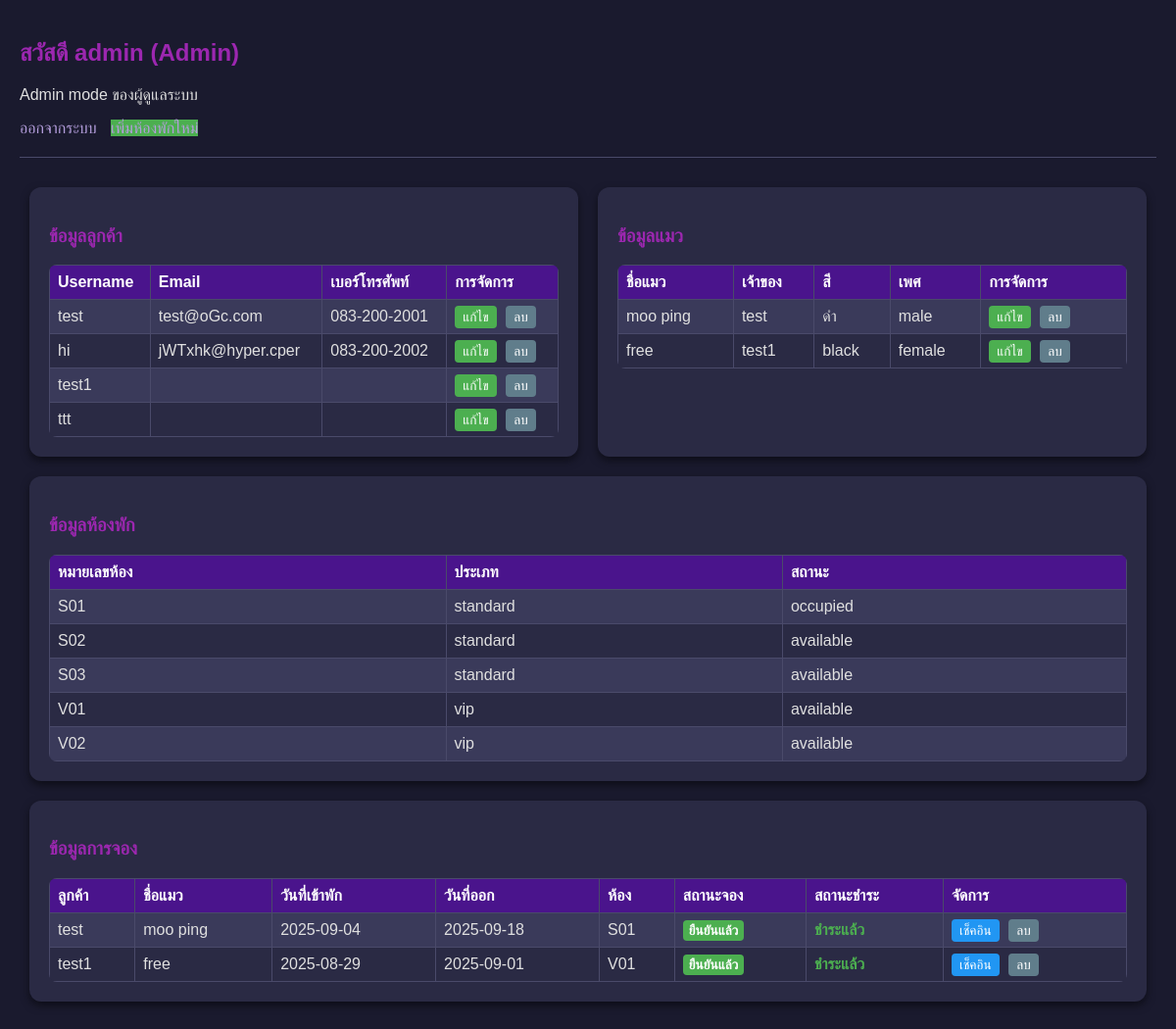
Screenshot of /admin_dashboard.php (signed in) with the database file from the repository.
### tables this page shows
CREATE TABLE `users` (
  `id` int(11) NOT NULL,
  `username` varchar(50) NOT NULL,
  `password` varchar(255) NOT NULL,
  `role` enum('user','admin') DEFAULT 'user',
  `phone` varchar(20) DEFAULT NULL,
  `email` varchar(100) DEFAULT NULL,
  `address` text DEFAULT NULL
);

CREATE TABLE `cats` (
  `id` int(11) NOT NULL,
  `user_id` int(11) NOT NULL,
  `name` varchar(100) NOT NULL,
  `color` varchar(50) DEFAULT NULL,
  `age` int(11) DEFAULT NULL,
  `gender` enum('male','female') NOT NULL
);

CREATE TABLE `rooms` (
  `id` int(11) NOT NULL,
  `room_number` varchar(50) NOT NULL,
  `room_type` enum('standard','vip') NOT NULL,
  `status` enum('available','occupied','maintenance') NOT NULL DEFAULT 'available'
);

CREATE TABLE `reservations` (
  `id` int(11) NOT NULL,
  `customer_id` int(11) NOT NULL,
  `cat_id` int(11) NOT NULL,
  `room_id` int(11) NOT NULL,
  `date_from` date NOT NULL,
  `date_to` date NOT NULL,
  `total_cost` decimal(10,2) NOT NULL DEFAULT 0.00,
  `paid` tinyint(1) NOT NULL DEFAULT 0,
  `status` enum('pending','pending_approval','confirmed','cancelled','completed') NOT NULL DEFAULT 'pending',
  `checkin_code` varchar(10) DEFAULT NULL,
  `check_in` tinyint(1) NOT NULL DEFAULT 0,
  `check_out` tinyint(1) NOT NULL DEFAULT 0
);

### admin_dashboard.php (the view, shortened to what this page needs)
<?php
$servername = "localhost";
$username = "root";
$password = "";
$dbname = "cathotel_db";
$conn = new mysqli($servername, $username, $password, $dbname);
function getCustomers($conn) {
    $sql = "SELECT id, username, email, phone FROM users WHERE role='user'";
    $res = $conn->query($sql);
    return $res->fetch_all(MYSQLI_ASSOC);
}
function getCats($conn) {
    $sql = "SELECT c.id, c.name, c.color, c.age, c.gender, u.username as owner_name
            FROM cats c JOIN users u ON c.user_id = u.id";
    $res = $conn->query($sql);
    return $res->fetch_all(MYSQLI_ASSOC);
}
function getReservations($conn) {
    $sql = "SELECT
                r.id,
                u.username as customer_name,
                c.name as cat_name,
                r.date_from,
                r.date_to,
                ro.room_number,
                r.paid,
                r.total_cost,
                r.status,
                r.check_in,
                r.check_out,
                ro.id as room_id
            FROM reservations r
            JOIN users u ON r.customer_id = u.id
            JOIN cats c ON r.cat_id = c.id
            LEFT JOIN rooms ro ON r.room_id = ro.id
            ORDER BY r.date_from DESC";
    $res = $conn->query($sql);
    return $res->fetch_all(MYSQLI_ASSOC);
}
$customers = getCustomers($conn);
$cats = getCats($conn);
$reservations = getReservations($conn);
$rooms = $conn->query("SELECT * FROM rooms ORDER BY room_number")->fetch_all(MYSQLI_ASSOC);
?>
<!DOCTYPE html>
<html lang="th">
<head>
</head>
<body>
<h2>สวัสดี <?php echo htmlspecialchars($_SESSION['username']); ?> (Admin)</h2>
<p>Admin mode ของผู้ดูแลระบบ</p>
<a href="logout.php">ออกจากระบบ</a>
<a href="admin_add_room.php" class="approve" style="margin-left: 10px;">เพิ่มห้องพักใหม่</a>
<hr>
<div class="dashboard-container">
    <div class="section">
        <h3>ข้อมูลลูกค้า</h3>
        <table>
            <thead><tr><th>Username</th><th>Email</th><th>เบอร์โทรศัพท์</th><th>การจัดการ</th></tr></thead>
            <tbody>
                <?php if(!empty($customers)): foreach($customers as $c): ?>
                    <tr>
                        <td><?php echo htmlspecialchars($c['username']); ?></td>
                        <td><?php echo htmlspecialchars($c['email']); ?></td>
                        <td><?php echo htmlspecialchars($c['phone']); ?></td>
                        <td class="actions">
                            <a href="admin_gm/edit_customer.php?id=<?php echo $c['id']; ?>" class="approve">แก้ไข</a>
                            <a href="admin_gm/delete_customer.php?id=<?php echo $c['id']; ?>" class="delete" onclick="return confirm('คุณต้องการลบข้อมูลลูกค้ารายนี้หรือไม่?');">ลบ</a>
                        </td>
                    </tr>
                <?php endforeach; else: ?>
                    <tr><td colspan="4">ไม่มีข้อมูลลูกค้า</td></tr>
                <?php endif; ?>
            </tbody>
        </table>
    </div>
    <div class="section">
        <h3>ข้อมูลแมว</h3>
        <table>
            <thead><tr><th>ชื่อแมว</th><th>เจ้าของ</th><th>สี</th><th>เพศ</th><th>การจัดการ</th></tr></thead>
            <tbody>
                <?php if(!empty($cats)): foreach($cats as $cat): ?>
                    <tr>
                        <td><?php echo htmlspecialchars($cat['name']); ?></td>
                        <td><?php echo htmlspecialchars($cat['owner_name']); ?></td>
                        <td><?php echo htmlspecialchars($cat['color']); ?></td>
                        <td><?php echo htmlspecialchars($cat['gender']); ?></td>
                        <td class="actions">
                            <a href="admin_gm/edit_cat.php?id=<?php echo $cat['id']; ?>" class="approve">แก้ไข</a>
                            <a href="admin_gm/delete_cat.php?id=<?php echo $cat['id']; ?>" class="delete" onclick="return confirm('คุณต้องการลบข้อมูลแมวตัวนี้หรือไม่?');">ลบ</a>
                        </td>
                    </tr>
                <?php endforeach; else: ?>
                    <tr><td colspan="5">ไม่มีข้อมูลแมว</td></tr>
                <?php endif; ?>
            </tbody>
        </table>
    </div>
    <div class="section">
        <h3>ข้อมูลห้องพัก</h3>
        <table>
            <thead><tr><th>หมายเลขห้อง</th><th>ประเภท</th><th>สถานะ</th></tr></thead>
            <tbody>
                <?php if(!empty($rooms)): foreach($rooms as $room): ?>
                    <tr>
                        <td><?php echo htmlspecialchars($room['room_number']); ?></td>
                        <td><?php echo htmlspecialchars($room['room_type']); ?></td>
                        <td><?php echo htmlspecialchars($room['status']); ?></td>
                    </tr>
                <?php endforeach; else: ?>
                    <tr><td colspan="3">ไม่มีข้อมูลห้องพัก</td></tr>
                <?php endif; ?>
            </tbody>
        </table>
    </div>
    <div class="section full-width-section">
        <h3>ข้อมูลการจอง</h3>
        <table>
            <thead>
                <tr>
                    <th>ลูกค้า</th><th>ชื่อแมว</th><th>วันที่เข้าพัก</th><th>วันที่ออก</th>
                    <th>ห้อง</th><th>สถานะจอง</th><th>สถานะชำระ</th><th>จัดการ</th>
                </tr>
            </thead>
            <tbody>
                <?php if(!empty($reservations)): foreach($reservations as $res): ?>
                    <tr>
                        <td><?php echo htmlspecialchars($res['customer_name']); ?></td>
                        <td><?php echo htmlspecialchars($res['cat_name']); ?></td>
                        <td><?php echo htmlspecialchars($res['date_from']); ?></td>
                        <td><?php echo htmlspecialchars($res['date_to']); ?></td>
                        <td><?php echo htmlspecialchars($res['room_number'] ?? '-'); ?></td>
                        <td>
                            <?php
                                $status = $res['status'] ?? 'pending';
                                $labels = ['pending'=>'รอชำระเงิน','pending_approval'=>'รออนุมัติ','confirmed'=>'ยืนยันแล้ว','cancelled'=>'ยกเลิก'];
                                echo "<span class='status-badge {$status}'>".($labels[$status] ?? 'ไม่ทราบ')."</span>";
                            ?>
                        </td>
                        <td>
                            <span style="color: <?php echo (int)$res['paid'] === 1 ? '#4caf50' : '#f44336'; ?>; font-weight: bold;">
                                <?php echo (int)$res['paid'] === 1 ? 'ชำระแล้ว' : 'ยังไม่ชำระ'; ?>
                            </span>
                        </td>
                        <td class="actions">
                            <?php if($res['status']==='pending_approval'): ?>
                                <form method="POST" style="display:inline-block;">
                                    <input type="hidden" name="action" value="approve">
                                    <input type="hidden" name="reservation_id" value="<?php echo $res['id']; ?>">
                                    <button type="submit" class="approve">อนุมัติ</button>
                                </form>
                                <form method="POST" style="display:inline-block;">
                                    <input type="hidden" name="action" value="reject">
                                    <input type="hidden" name="reservation_id" value="<?php echo $res['id']; ?>">
                                    <button type="submit" class="reject">ปฏิเสธ</button>
                                </form>
                            <?php elseif($res['status']==='confirmed' && !$res['check_in']): ?>
                                <a href="admin_gm/admin_checkin.php?reservation_id=<?php echo $res['id']; ?>&room_id=<?php echo $res['room_id']; ?>" class="checkin">เช็คอิน</a>
                            <?php elseif($res['check_in'] && !$res['check_out']): ?>
                                <a href="admin_checkout.php?reservation_id=<?php echo $res['id']; ?>&room_id=<?php echo $res['room_id']; ?>" class="checkout">เช็คเอาท์</a>
                            <?php endif; ?>
                            <a href="admin_gm/delete_reservation.php?id=<?php echo $res['id']; ?>" class="delete" onclick="return confirm('คุณต้องการลบข้อมูลการจองนี้หรือไม่?');">ลบ</a>
                        </td>
                    </tr>
                <?php endforeach; else: ?>
                    <tr><td colspan="8">ไม่มีข้อมูลการจอง</td></tr>
                <?php endif; ?>
            </tbody>
        </table>
    </div>
</div>
</body>
</html>

### admin_dashboard.php (style rules this page uses)
body { font-family: Arial, sans-serif; margin: 0; padding: 20px; background-color: #1a1a2e; color: #e0e0e0; }
h2, h3 { color: #9c27b0; }
a { color: #b39ddb; text-decoration:none; }
hr { border:0; height:1px; background-color:#4a4a6a; margin:20px 0; }
.dashboard-container { display:flex; flex-wrap:wrap; justify-content:space-around; }
.section { background-color: #2a2a44; padding:20px; border-radius:12px; margin:10px; flex:1 1 30%; box-shadow: 0 4px 8px rgba(0,0,0,0.5); }
.full-width-section { flex: 1 1 100%; }
table { width:100%; border-collapse:collapse; margin-top:10px; border-radius:8px; overflow:hidden; }
th, td { border:1px solid #4a4a6a; padding:8px; text-align:left; }
th { background-color:#4a148c; color:white; font-weight:bold; }
td { background-color:#3a3a5a; }
tr:nth-child(even) td { background-color:#2a2a44; }
.actions a, .actions button { margin-right:5px; padding:4px 8px; border:none; border-radius:4px; font-size:0.85em; cursor:pointer; text-decoration:none; color:white; }
.approve { background-color:#4caf50; }
.checkin { background-color:#2196f3; }
.delete { background-color:#607d8b; }
.status-badge { padding:3px 6px; border-radius:4px; color:white; font-size:0.85em; font-weight:bold; }
.confirmed { background-color:#4caf50; }

### rows the page displays
users: username "test", email "test@oGc.com", phone "083-200-2001"
users: username "hi", email "jWTxhk@hyper.cper", phone "083-200-2002"
users: username "test1"
users: username "ttt"
cats: name "moo ping", user.username "test", color "ดำ", gender "male"
cats: name "free", user.username "test1", color "black", gender "female"
rooms: room_number "S01", room_type "standard", status "occupied"
rooms: room_number "S02", room_type "standard", status "available"
rooms: room_number "S03", room_type "standard", status "available"
rooms: room_number "V01", room_type "vip", status "available"
rooms: room_number "V02", room_type "vip", status "available"
reservations: customer.username "test", cat.name "moo ping", date_from "2025-09-04", date_to "2025-09-18", room.room_number "S01", status "ยืนยันแล้ว", paid "ชำระแล้ว"
reservations: customer.username "test1", cat.name "free", date_from "2025-08-29", date_to "2025-09-01", room.room_number "V01", status "ยืนยันแล้ว", paid "ชำระแล้ว"

### other values shown
$_SESSION['username'] "admin"
